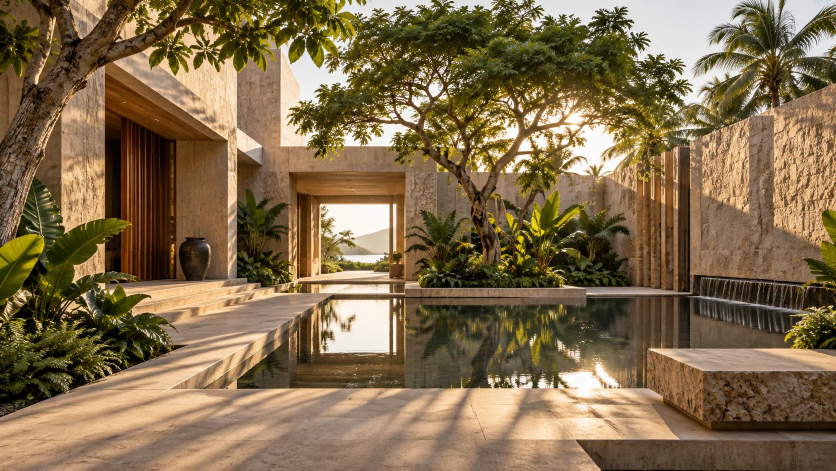
#> input picture dist/assets/avan-architecture.webp, 1672 x 941 px, given in place of terranile-hero.png, which was not available (shown at 1/2 size)
$ python optimize-assets.py
#> lines starting #> are read from the running program, lines starting #| are printed output that depends on the picture
from pathlib import Path
from PIL import Image

source = Path(__file__).resolve().parents[2] / 'generated-assets'
destination = Path(__file__).resolve().parents[1] / 'dist' / 'assets'
for name in ('terranile-hero', 'avan-architecture', 'helios-microscopy', 'opex-intelli-v3', 'research-people-v3', 'infrastructure-people-v3'):
    with Image.open(source / f'{name}.png') as image:
#> image is the input picture: PIL image 1672x941 RGB; mean R, G, B 129.6, 108, 75.8
        image = image.convert('RGB')
        image.save(destination / f'{name}.webp', 'WEBP', quality=87, method=6)
        small = image.copy()
        small.thumbnail((900, 900))
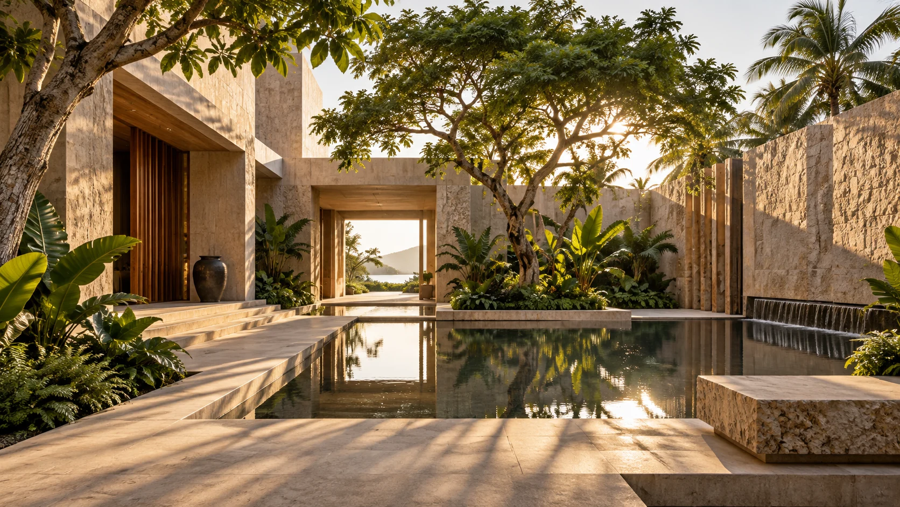
#> small: PIL image 900x507 RGB; mean R, G, B 129.6, 108, 75.8
        small.save(destination / f'{name}-mobile.webp', 'WEBP', quality=83, method=6)
        print(f'{name}: {image.width} x {image.height}, {(destination / (name + ".webp")).stat().st_size:,} bytes')
#| terranile-hero: 1672 x 941, 428,942 bytes
#> pass 3 of the loop `for name in ('terranile-hero', 'avan-architecture', 'helios-microscopy..`:
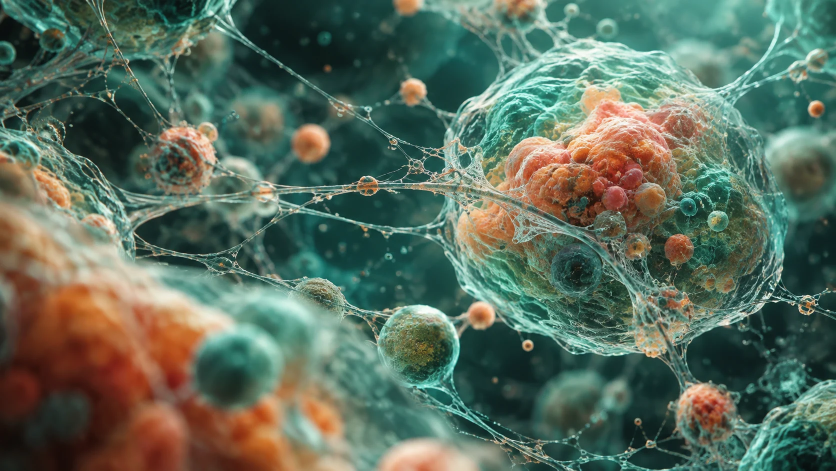
#> input picture dist/assets/helios-microscopy.webp, 1672 x 941 px, given in place of helios-microscopy.png, which was not available (shown at 1/2 size)
#> image is the input picture: PIL image 1672x941 RGB; mean R, G, B 90.6, 109.1, 93.2
#> `small.thumbnail((900, 900))`:
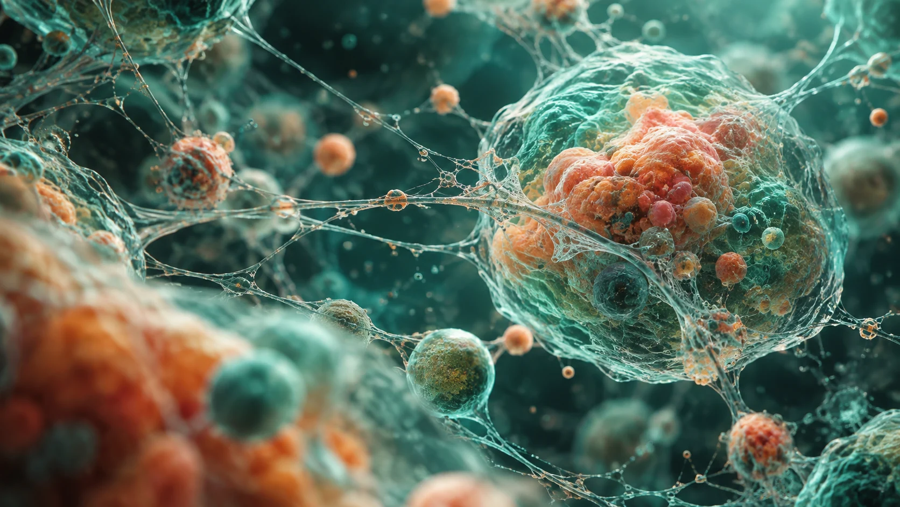
#> small: PIL image 900x507 RGB; mean R, G, B 90.6, 109.1, 93.2
#| helios-microscopy: 1672 x 941, 220,748 bytes
#> the loop made 6 passes; the first 3 are shown
